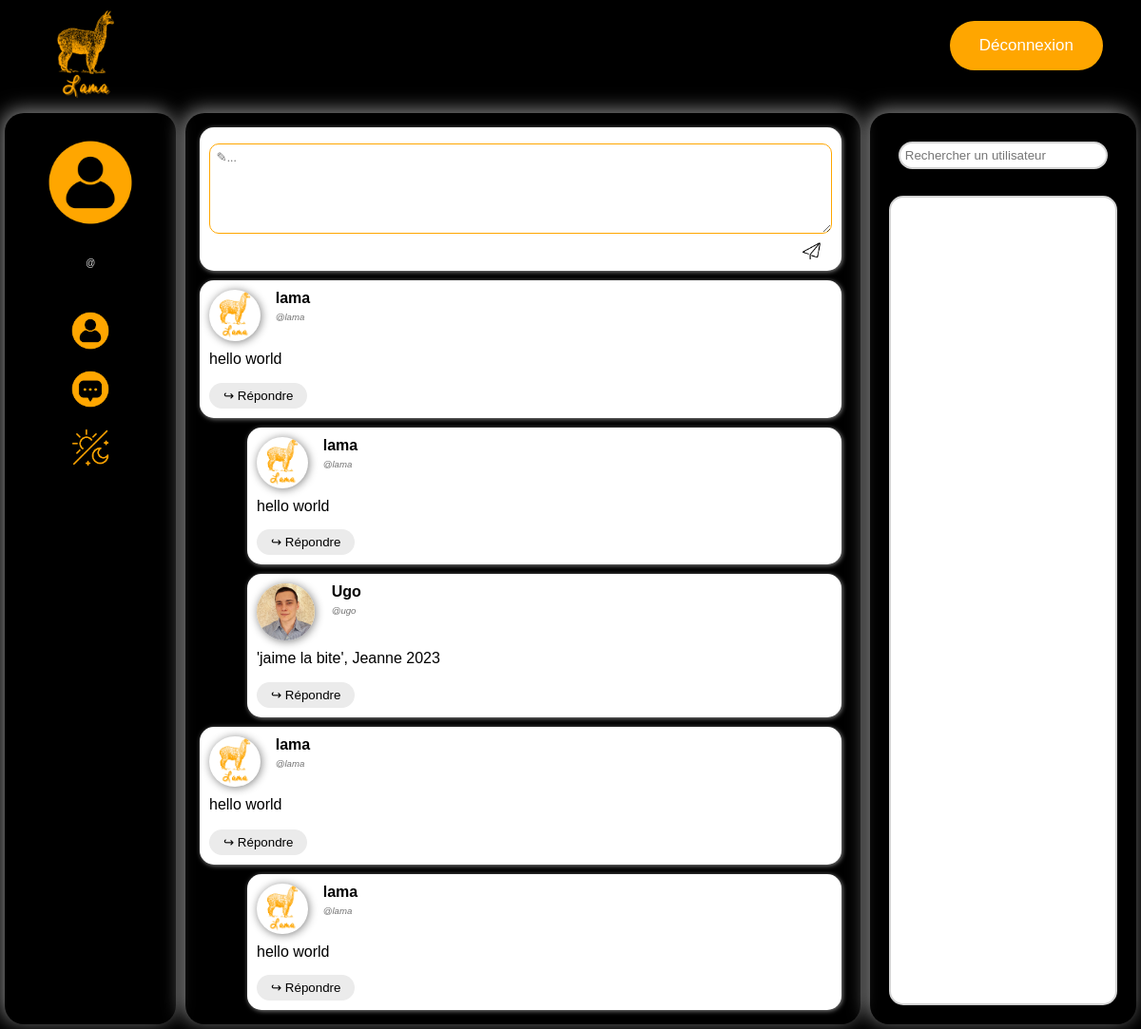
The app's page /feed/site.php, older data.
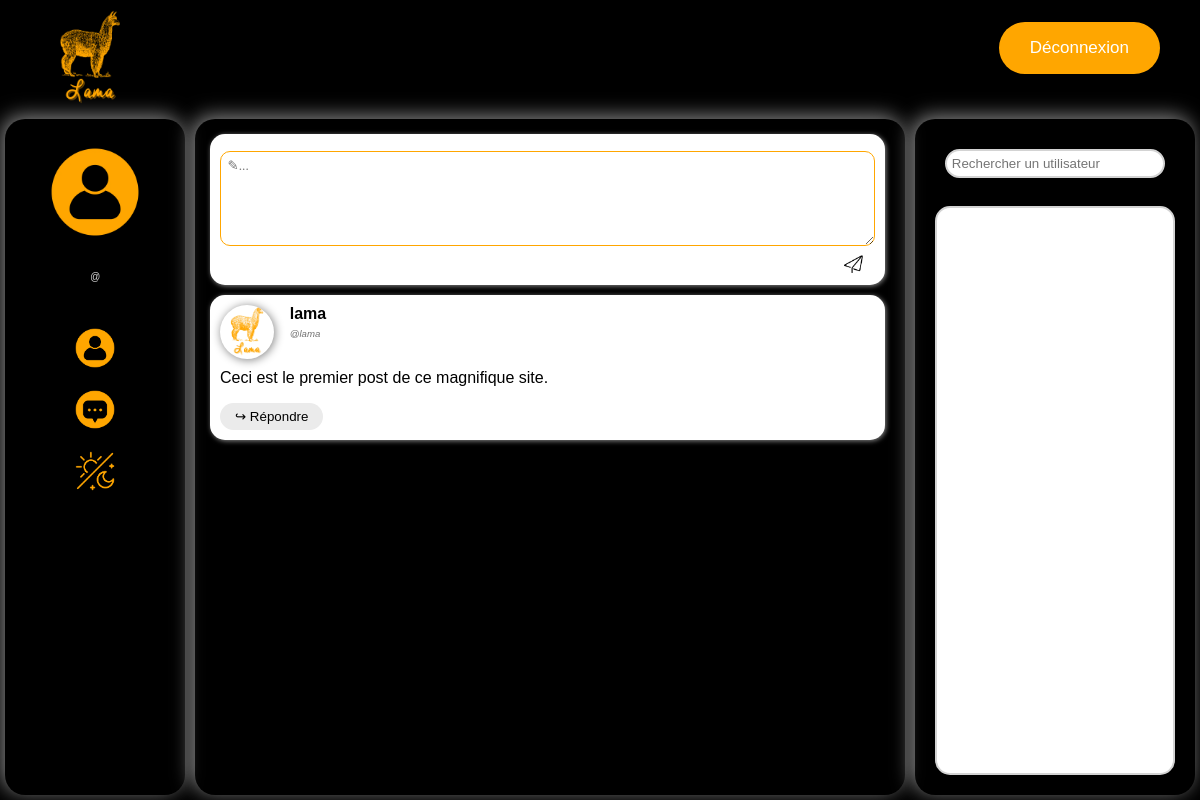
The same page, newer data.
### tables this page shows
CREATE TABLE Post (
  id INT PRIMARY KEY NOT NULL AUTO_INCREMENT,
  user_id varchar(50) NOT NULL,
  `date` DATE NOT NULL,
  message varchar(200),
  parent_id INT,
  FOREIGN KEY (user_id) REFERENCES User(user_id)
);

CREATE TABLE `User` (
  user_id varchar(50) PRIMARY KEY NOT NULL,
  name varchar(100) NOT NULL,
  email varchar(100) NOT NULL,
  password varchar(100) NOT NULL
);

### feed/site.php (the view, shortened to what this page needs)
<?php
    function fetch_comment($result)
    {
        global $mysqli;
        while ($row = $result->fetch_assoc()) {
            if(file_exists("../img/user_profile_pictures/".$row["user_id"].".webp")){
                $img=$row["user_id"];
            }
            else{
                $img="default";
            }
            printf("
            <div id='%d' class='post_block'>
                <div class='post_block_user_info'>
                    <img src='../img/user_profile_pictures/%s.webp'>
                    <b>%s</b>
                    <br>
                    <i>@%s</i>
                </div>
                <div class='post_block_text'>%s</div>
                <button class='comment_reply_button' onclick='toggle_reply(event)'>↪ Répondre</button>
                <div class='comment_text' style='display:none'>
                    <textarea rows='5' placeholder='✎...' maxlength='65000'></textarea>
                    <img src='../img/send_icon.webp' class='comment_send_button' onclick='send(event)'/>
                </div>
            </div>",$row["user_id"],$img,htmlspecialchars($row["name"]),htmlspecialchars($row["user_id"]),htmlspecialchars($row["message"]));
            $comments = $mysqli->execute_query("SELECT Post.user_id,Post.date,Post.message,Post.id,User.name FROM Post NATURAL JOIN User WHERE parent_id = ?",[$row["id"]]);
            echo("<div class='indent'>");
            fetch_comment($comments);
            echo("</div>");
        }
    }
?>
<!DOCTYPE html>
<html lang="fr">
<head>
    <link rel="stylesheet" href="style.css">
    <?php
    if(file_exists("../img/user_profile_pictures/".$_SESSION["user_id"].".webp")){
        $img=$_SESSION["user_id"];
    }
    else{
        $img="default";
    }
    printf("<div style='display:none'>
    <p id='user_id'>%s</p>
    <p id='name'>%s</p>
    <p id='email'>%s</p>
    <p id='img'>%s</p></div>",$_SESSION["user_id"],$_SESSION["name"],$_SESSION["email"],$img);
    ?>
</head>
<body>
    <?php include("../header/header.php"); ?>
    <div id="div_main">
        <div id="div_profile" class="panel">
            <div id="user_info"><br>
                <?php
                    if(file_exists("../img/user_profile_pictures/".$_SESSION["user_id"].".webp")){
                        $img=$_SESSION["user_id"];
                    }else{
                        $img="default";
                    }
                    printf("
                        <img id='user_pic' src='../img/user_profile_pictures/%s.webp'>
                        <p id='user_name'>%s</p>
                        <p id='user_id'>@%s</p><br>", $img, $_SESSION["name"], $_SESSION["user_id"]);
                ?>
            </div>
            <div id="profile_links">
                <a href="#"> <img src="../img/user_profile_pictures/default.webp" \> </a><br>
                <a href="#"> <img src="../img/message_icon.webp" \> </a><br>
                <a href="#" onclick="change_theme();"> <img src="../img/change_theme_icon.webp" \> </a><br>
            </div>
        </div>
        <div id="div_feed" class="panel">
            <div id="postlist">
                <div id='NULL' class='post_block'>
                    <div class='comment_text'>
                        <textarea rows='5' placeholder='✎...' maxlength='65000'></textarea>
                        <img src='../img/send_icon.webp' class='comment_send_button' onclick='send(event)'/>
                    </div>
                </div>
                <?php
                $mysqli = new mysqli("localhost", "lama", "lama_admin", "lama");
                $result = $mysqli->query("SELECT Post.user_id,Post.date,Post.message,Post.id,User.name FROM Post NATURAL JOIN User WHERE parent_id IS NULL");
                fetch_comment($result);
                ?>
            </div>
        </div>
        <div id="div_friendlist" class="panel">
            <input type="text" id="search_bar" placeholder="Rechercher un utilisateur"></input>
            <br>
            <div id="friendlist">
                <div id="friends">
                </div>
            </div>
        </div>
    </div>
</body>
</html>

### header/header.php (shortened to what this page needs)
<link rel="stylesheet" href="/header/header.css">
<header>
    <img id="lama_logo" src="../img/lama_logo.webp">
    <?php
        if ($_SESSION["user_id"] != null && isset($_SESSION["user_id"])){
            echo "<a href='/login/deconnexion.php' id='connexion_button'>Déconnexion</a>";
        }else{
            echo "<a href='/login/login.php' id='connexion_button'>Déconnexion</a>";
        }
    ?>
</header>

### feed/style.css (style rules this page uses)
:root { --lama_orange:#ffa600; --police_font:#ffffff; --user_id_font:#d3d3d3; --main_divs_shadow:#b9b9b9bb; --bg_color:#000000; }
html, body { height: 100%; font-family: Arial, Helvetica, sans-serif; }
body { background-color: var(--bg_color); margin: 0px; display: flex; flex-direction: column; }
#div_main { height: 200px; flex: 2; display: flex; }
.panel { border-radius: 20px; box-shadow: var(--main_divs_shadow) -3px -3px 20px; margin:5px; }
#div_profile { width: 15%; text-align: center; }
#user_pic { width: 50%; height: 50%; margin: auto; margin: 10px; border-radius: 10%; }
#user_id { font-style: italic; color: var(--user_id_font); font-size: 10px; }
#profile_links { margin-top: 10%; }
#profile_links>a { color: var(--police_font); text-decoration: none; }
#profile_links>a>img { width: 22%; height: 22%; margin-bottom: 10%; }
#div_feed { flex: 2; padding: 10px; }
#postlist { height: 100%; overflow-y: scroll; padding: 5px; padding-right: 10px; border-radius: 10px; }
.post_block { background-color: white; box-shadow: var(--main_divs_shadow) 1px 1px 5px; border-radius: 15px; margin-bottom: 10px; padding: 10px; text-align: justify; color:black; }
.post_block_user_info>img { width: 10%; height: 10%; border-radius: 100%; box-shadow: grey 1px 1px 10px; margin-right: 3%; float: left; }
.post_block_user_info { display: inline-block; }
.post_block_user_info>i { font-size: 60%; color: rgb(114, 114, 114); max-height: 100%; }
.post_block_text { white-space: pre-line; width: 100%; word-wrap: anywhere; max-height: 10em; overflow-y: scroll; margin-top: 10px; }
.comment_reply_button { margin-top: 2.5%; background-color: rgb(235, 235, 235); border-radius:40px; border:none; cursor:pointer; padding:6px 15px; }
.comment_text { margin-top: 1%; text-align: right; }
.comment_text>textarea { padding: 1%; box-sizing: border-box; border-radius:10px; border-color: var(--lama_orange); resize:none; width: 100%; resize: vertical; font-family: serif; }
.comment_send_button { cursor:pointer; width: 3%; height: 3%; margin-right: 1%; margin-bottom: -1%; padding: 5px; border-radius: 7px; }
#div_friendlist { width: 20%; display: flex; flex-direction: column; text-align: center; padding: 20px; }
#search_bar { margin: 10px; background-color: #ffffff; border: 2px solid lightgray; border-radius: 15px; padding: 2%; }
#friendlist { flex:2; height: 100px; background-color: #ffffff; border: 2px solid lightgray; border-radius: 15px; padding: 2%; width: auto; text-align: left; }
#friends { overflow-y: scroll; height: 100%; }
* { scrollbar-width: auto; scrollbar-color: var(--lama_orange) transparent; }
.indent { margin-left: 50px; }

### header/header.css (style rules this page uses)
#lama_logo { margin-left: 40px; margin-top: 10px; width: 100px; height: 100px; }
#connexion_button { background-color: var(--lama_orange); border-radius:28px; cursor:pointer; color:white; font-size:17px; padding:16px 31px; text-decoration:none; margin-top: 1.8%; margin-right: 40px; float: right; }

Row changes from the older to the newer data that the page shows:
removed post: user (picture), user.name "lama", user "lama", message "hello world"
removed post: shows a picture, user.name "Ugo", user "ugo", message "'jaime la bite', Jeanne 2023", shown under "lama"
removed post: user (picture), user.name "lama", user "lama", message "hello world"
removed post: user (picture), user.name "lama", user "lama", message "hello world"
changed post "lama": message "hello world" → "Ceci est le premier post de ce magnifique site."
